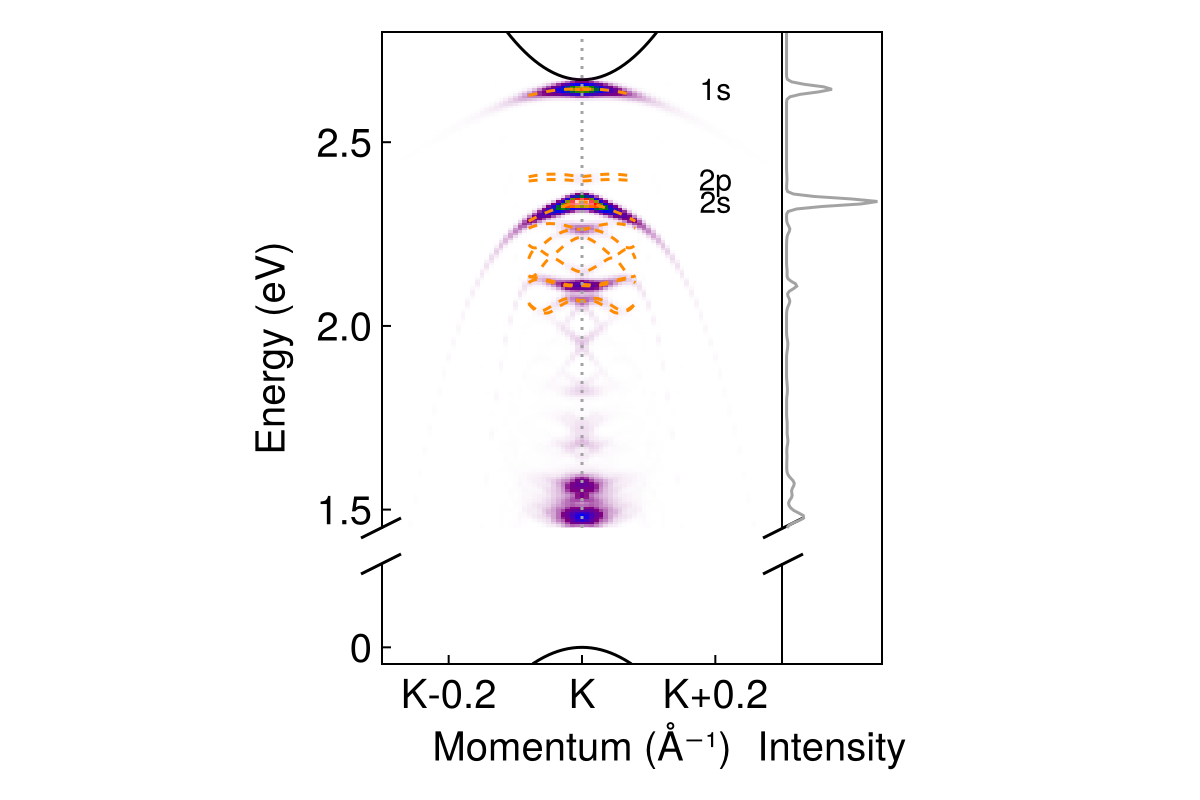

Recreate this plot in Julia.
# Plot the ARPES heatmap;

include("units.jl")
include("qp-bands.jl")
include("broadening.jl")
include("exciton.jl")
include("ehh.jl")
include("wfn.jl")
include("arpes.jl")
include("overlap.jl")
include("exciton-band-gamma.jl")
include("exciton-band-k.jl")
include("bgw-crystal.jl")
using CairoMakie
using LaTeXStrings
using Colors
using Printf

caption_padding = 35

broaden = gaussian_broadening(50fs)
electron_color = :black
hole_color = :black

m_h = 0.21
m_e = 0.37
E_g = 2.67
w_side = 4π / (3 * 3.144817974)
w = SVector{2, Float64}([w_side, 0.0])
trion = Intervalley2DChandraTrion(
    m_h = m_h,
    m_e = m_e,
    w = w,
    E_g = E_g,
    # Binding energy for the ehh trion mode
    # should be E_B = 0.59 = 2.67 - 2.08, 
    # however, here we're using Diana's exciton energy band data, 
    # the lowest exciton frequency at Q = 0 is 2.11 eV (run this script and the first line of console output is this number),
    # and to maintain 2.13 - 2.08 = 0.05 eV difference between the lowest exciton mode and the trion mode,
    # we need to manually shift 0.59 upwards by 2.13 - 2.11 = 0.02 eV.
    E_B = 0.61,
    a = 10.3,
    b = 25.2
)

##########################################
#region Reading BerkeleyGW outputs 

k_K = SVector{3, Float64}(0.333333333333333, 0.3333333333333, 0)
rk, Avck = read_ex_wfc("../../MoS2/MoS2/4-absorption-120-no-sym-gw/eigenvectors.h5", k_K)
k_K_real = read_B("../../MoS2/MoS2/4-absorption-120-no-sym-gw/eigenvectors.h5") * k_K

files_0 = ["finite-Q-0/eigenval_$(i)_likespin_plus_v_new" for i in 0:11]
files_K = ["finite-Q-K/eigenval_$(i)_unlikespin_plus_v_new" for i in 0:13]
Q_list_0 = [
    [0.0,0.0],
    [0.0005,0.0005],
    [0.001,0.001],
    [0.003,0.003],
    [0.005,0.005],
    [0.0075,0.0075],
    [0.01,0.01],
    [0.012,0.012],
    [0.015,0.015],
    [0.02,0.02]
]

Q_list_K = [
    [-0.02, -0.02],
    [-0.015, -0.015],
    [-0.01, -0.01],
    [-0.005, -0.005],
    [-0.003, -0.003],
    [-0.001, -0.001],
    [0.001, 0.001],
    [0.003, 0.003],
    [0.005, 0.005],
    [0.0075, 0.0075],
    [0.01, 0.01],
    [0.012, 0.012],
    [0.015, 0.015],
    [0.02, 0.02]
]

a = read_a("../../MoS2/MoS2/4-absorption-120-no-sym-gw/eigenvectors.h5") * au_in_angstrom
Q_length_list_0 = map(Q_list_0) do Q
    (2 / sqrt(3)) * Q[1] * 2π / a * sqrt(3)
end
Q_length_list_K = map(Q_list_K) do Q
    (2 / sqrt(3)) * Q[1] * 2π / a * sqrt(3) 
end


# Read eigenvalues from a file
function read_eigs(filename)
    eigs = Float64[]
    open(filename, "r") do io
        for line in eachline(io)
            # Skip comment lines
            startswith(line, "#") && continue
            fields = split(strip(line))
            isempty(fields) && continue
            # Parse the first number (eigenvalue column)
            push!(eigs, parse(Float64, fields[1]))
        end
    end
    return eigs
end

# Read all eigenvalue lists
all_eigs_0 = [read_eigs(f) for f in files_0]
all_eigs_K = [read_eigs(f) for f in files_K]

# Ensure all files have the same number of eigenvalues
nfiles = length(all_eigs_0)
neigs = length(all_eigs_0[1])
@assert all(length(e) == neigs for e in all_eigs_0) "Files have inconsistent number of eigenvalues!"

eig_matrix_0 = hcat(all_eigs_0...) 
eig_matrix_K = hcat(all_eigs_K...) 

# Scissor shifts for convergence 
#shift = -0.0546272
shift = 0 # The trion binding energy we use here should be lower than the exciton binding energy, 
# so we have to use slightly unconverged exciton energies.
# This can be solved by obtaining a better estimation of the trion energy
# but I won't bother.
shift_2p_like = 0.0221814
shift_2s_like = 0.0828396

eig_matrix_0 .+= shift
eig_matrix_0[3:6, :] .+= shift_2p_like
eig_matrix_0[7:end, :] .+= shift_2s_like

shift_2p_unlike = 0.0233762
shift_2s_unlike = 0.0746934

eig_matrix_K .+= shift
eig_matrix_K[2:3, :] .+= shift_2p_unlike
eig_matrix_K[2:3, :] .-= (eig_matrix_K[2:3, :] .- eig_matrix_K[2, 1]) * 0.2
eig_matrix_K[4:end, :] .+= shift_2s_unlike

println(minimum(eig_matrix_0[1, :]))
println(minimum(eig_matrix_K[1, :]))

#endregion
############################################

##########################################
#region The linear-parabolic bands

exciton_direct = IntraValley2DExcitonHybrid(
    A = 0.6,
    m_e = 0.37,
    m_h = 0.21,
    α = -0.9,
    β = 4,
    E_g = E_g,
    E_B = 0.71,
)

exciton_K = InterValley2DExcitonHybrid(
    m_e = 0.37,
    m_h = 0.21,
    α = -0.9,
    β = 4,
    E_g = E_g,
    E_B = 0.71,
    w = w
)

# The trion momentum is set to be w
P_ratio = 1.
P = P_ratio * w


# The second lowest mode is bright for K; we need to concentrate on that mode.
Avck_A1s_bright = Avck[:, :, :, 2]
# In Fig. 1bcd in PRL 115, 176801 (2015), 
# we note that the spin up and spin down bands cross with each other:
# in a patch around K, the lowest conduction band is spin up,
# but around it, the lowest conduction band is spin down,
# while the highest valence band is spin up. 
# In our trion two-band model, we expect the conduction and valence bands to have the same spin,
# and this means the conduction band in our two-band model corresponds to 
# c1 near the patch around K and c2 around that patch.
# 
# Therefore, after reading the exciton wave function, 
# we have to reorder the bands. 
# But there is one way to cheat:
# because the lowest optically active exciton mode is quite accurately two-band,
# we can just do the follows:
Avck_A1s_bright = Avck_A1s_bright[1, 1, :] + Avck_A1s_bright[1, 2, :]
Avck_A1s_bright = reshape(Avck_A1s_bright, (1, 1, length(Avck_A1s_bright), 1))
println(size(Avck_A1s_bright))

function fetch_S(Avck::Array{ComplexF64, 4}, iS::Int)
    phase_factor = Avck[:, :, :, 2] ./ abs.(Avck[:, :, :, 2])
    Avck_S = Avck[:, :, :, iS]
    Avck_S = Avck_S[1, 1, :] + Avck_S[1, 2, :]
    A_vck_S = reshape(Avck_S, (1, 1, length(Avck_S), 1)) ./ phase_factor
    A_vck_S ./ (A_vck_S[1] / abs(Avck_S[1]))
end

#endregion 
##########################################

ω_list = LinRange(1.45, 2.8, 200) 
kx_list = LinRange(-0.3, 0.3, 85) 
k1_list = [SA[kx, 0.0] for kx in kx_list]

E_v1_curve = map(k1_list) do k_h
    -E_v1(trion, k_h)
end
E_c1_curve = map(k1_list) do k_e
    E_c1(trion, k_e)
end
E_v2_curve = map(k1_list) do k_h
    -E_v2(trion, k_h)
end
E_c2_curve = map(k1_list) do k_e
    E_c2(trion, k_e)
end

S_list_0 = [1, 2, 3, 4, 5, 6, 7, 8, ]
S_list_K = [1, 2, 3, 4,  ]
#S_list_0 = [1, 2, 3, 4, 5, 6,  ]
#S_list_K = [1, 2, 3, 4, 5, 6, ]
ik_K = argmin(map(i -> norm(rk[:, i]), 1 : size(rk)[2]))
S_list_0_spinor = []
S_list_K_spinor = []
for iS in 1 : 200 # The index is in Avck, i.e. my fully spinor calculation
    # Remove B excitons
    if norm(Avck[1, 1, :, iS] + Avck[1, 2, :, iS]) < 0.8
        continue
    end
    # Remove skin forbidden excitons
    if norm(Avck[1, 1, ik_K, iS]) < norm(Avck[1, 2, ik_K, iS])
        continue
    end

    append!(S_list_K_spinor, iS)
    append!(S_list_0_spinor, iS)
    append!(S_list_0_spinor, iS)
    
    @printf "%3i  %3i  %8.6f   %8.6f   \n" length(S_list_0_spinor) iS eig_matrix_0[length(S_list_0_spinor), 7] (2E_g - trion.E_B - eig_matrix_0[length(S_list_0_spinor), 7])
end
S_list_0 = 1 : length(S_list_0_spinor)
S_list_K = 1 : length(S_list_K_spinor)


A1s_like = fetch_S(Avck, 2)
A2p_like_1 = fetch_S(Avck, 8)
A2p_like_2 = fetch_S(Avck, 6)
A2s_like = fetch_S(Avck, 10)

set_theme!(fontsize=20)

let f = Figure(size=(600, 400))
    Ak1k2 = wfn(trion)
    Akω_total = trion_ARPES_eeh(trion, P, Ak1k2, Homogeneous2DExciton, 
        [
            #IntraValley2DExcitonHybridLow(exciton_direct),
            #IntraValley2DExcitonHybridHigh(exciton_direct),
            (map(S_list_0) do iS
                Homogeneous2DExciton(Q_length_list_0, eig_matrix_0[iS, eachindex(Q_length_list_0)])
            end)...,
            #Homogeneous2DExciton(Q_length_list_0, eig_matrix_0[4, eachindex(Q_length_list_0)]),
            #exciton_K
            map(S_list_K) do iS
                Homogeneous2DExciton(Q_length_list_K, eig_matrix_K[iS, eachindex(Q_length_list_K)], shift=w)
            end...,
        ], 
        # Note that we should NOT use the K momentum from the BGW run and convert it into Cartesian coordinates,
        # because it's in 1/au and not 1/Å. 
        [
            # There should be a 1/2 factor for the first two wave functions,
            # because the lowest K and K' excitons are hybridized and the form of the resulting wave function 
            # has been analytically found in https://journals.aps.org/prl/pdf/10.1103/PhysRevLett.115.176801.
            # Still, we expect similar hybridization to happen in higher states,
            # where we don't really know the coefficients.
            # Therefore we just omit the 1/2 factor to avoid introducing non physical intensity difference
            # between the low and high excitons.
            (map(S_list_0_spinor) do iS
                fetch_S(Avck, iS) / sqrt(2)
            end)...,
            (map(S_list_K_spinor) do iS
                fetch_S(Avck, iS)
            end)...,
        ], [
            #rk, 
            #rk, 
            fill(rk, length(S_list_0))..., 
            fill(rk .+ [w_side, 0, 0], length(S_list_K))...,
        ], 
        k1_list, ω_list, broaden)

    ax1 = Axis(f[1, 1], 
        xlabel="Momentum (Å⁻¹)",
        #yticks=([2.5, 2.7, E_g], ["2.5", "2.7", "CBM"]),
        yticks=([1.5, 2.0, 2.5, 3.0]),
        xtickalign = 1.0,
        ytickalign = 1.0,
    )
    xlims!(ax1, (minimum(kx_list), maximum(kx_list)))
    #colsize!(f.layout, 1, Aspect(1, 1))
    
    lines!(ax1, kx_list, E_c1_curve, color=electron_color)
    lines!(ax1, kx_list, E_c2_curve, color=electron_color)

    heatmap!(ax1, kx_list, ω_list, Akω_total, colormap=arpes_colormap(transparency_gradience))

    kx_list_0 = LinRange(w_side-0.08, w_side+0.08, 100)
    for S in 1:11
        ex = Homogeneous2DExciton(Q_length_list_0, eig_matrix_0[S, eachindex(Q_length_list_0)])
        lines!(ax1, kx_list_0, map(kx_list_0) do kx
            E_trion_eeh(trion, P) - E_exciton(ex, (P - @SVector [kx, 0]))
        end, color = colorant"darkorange", linestyle=:dash)
    end
    kx_list_K = LinRange(-0.08, 0.08, 100)
    for S in 1:12
        ex = Homogeneous2DExciton(Q_length_list_K, eig_matrix_K[S, eachindex(Q_length_list_K)], shift=w)
        lines!(ax1, kx_list_K, map(kx_list_K) do kx
            E_trion_eeh(trion, P) - E_exciton(ex, (P - @SVector [kx, 0]))
        end, color = colorant"darkorange", linestyle=:dash)
    end

    ylims!(ax1, (minimum(ω_list), maximum(ω_list)))
    hidedecorations!(ax1, ticklabels = false, ticks = false, label=false)
    hidexdecorations!(ax1)
    hidespines!(ax1, :b)
    vlines!(ax1, 0, linestyle=:dot, color=colorant"gray64")

    text!(ax1, maximum(kx_list) - 0.1, 2E_g - trion.E_B - minimum(eig_matrix_K[1, :]), text="1s", align = (:center, :center), fontsize=15)
    text!(ax1, maximum(kx_list) - 0.1, 2E_g - trion.E_B - minimum(eig_matrix_K[3, :]), text="2p", align = (:center, :center), fontsize=15)
    text!(ax1, maximum(kx_list) - 0.1, 2E_g - trion.E_B - minimum(eig_matrix_K[4, :]), text="2s", align = (:center, :center), fontsize=15)
    
    ax2 = Axis(f[2, 1],
        xlabel="Momentum (Å⁻¹)",
        xticks=([-0.2, 0.0, 0.2, w_side], ["K-0.2", "K", "K+0.2", "K'"]),
        #yticks=([0], ["VBM"]),
        yticks=([0], ["0"]),
        xtickalign = 1.0,
        ytickalign = 1.0,
    )
    lines!(ax2, kx_list, E_v1_curve, color=hole_color)
    lines!(ax2, kx_list, E_v2_curve, color=hole_color)
    xlims!(ax2, (minimum(kx_list), maximum(kx_list)))
    ax2_ylim = (-0.1, 0.5)
    ylims!(ax2, ax2_ylim)
    hidedecorations!(ax2, ticklabels = false, ticks = false, label=false)
    hidespines!(ax2, :t)

    Label(f[1:2, 1, Left()], "Energy (eV)", tellwidth=false, tellheight=false, rotation=π/2, padding=(0, 80, 0, 0))


    ax3 = Axis(f[1:2, 2])
    ik_0 = argmin(abs.(kx_list))
    hidedecorations!(ax3)
    hidespines!(ax3, :l)

    colgap!(f.layout, 0)
    
    colsize!(f.layout, 1, Fixed(200))
    rowsize!(f.layout, 2, 50)
    colsize!(f.layout, 2, 50)
    
    x_left = ax1.elements[:xoppositeline][1][][1][1]
    x_right = ax1.elements[:xoppositeline][1][][2][1]
    y_top = ax1.elements[:xoppositeline][1][][1][2]
    y_bottom = ax1.elements[:xgridlines][1][][1][2]
    ax1_height = y_top - y_bottom
    
    x_left = ax3.elements[:xoppositeline][1][][1][1]
    x_right = ax3.elements[:xoppositeline][1][][2][1]
    y_top = ax3.elements[:xoppositeline][1][][1][2]
    y_bottom = ax3.elements[:xgridlines][1][][1][2]
    ax3_height = y_top - y_bottom

    ylims!(ax3, (maximum(ω_list) - (maximum(ω_list) - minimum(ω_list)) * ax3_height / ax1_height, maximum(ω_list)))

    lines!(ax3, Akω_total[ik_0, :], ω_list, color = colorant"gray64")

    x_left = ax2.elements[:xoppositeline][1][][1][1]
    x_right = ax2.elements[:xoppositeline][1][][2][1]
    y_top = ax2.elements[:xoppositeline][1][][1][2]
    y_bottom = ax2.elements[:xgridlines][1][][1][2]
    lines!(f.scene, [x_left - 10, x_left + 10], [y_top - 5, y_top + 5], color=:black)
    lines!(f.scene, [x_right - 10, x_right + 10], [y_top - 5, y_top + 5], color=:black)
    h_shift = ax1.elements[:xgridlines][1][][1][2] - ax2.elements[:xoppositeline][1][][1][2]
    lines!(f.scene, [x_left - 10, x_left + 10], [y_top - 5 + h_shift, y_top + 5 + h_shift], color=:black)
    lines!(f.scene, [x_right - 10, x_right + 10], [y_top - 5 + h_shift, y_top + 5 + h_shift], color=:black)

    Label(f[2, 2, Bottom()], "Intensity", padding=(0, 0, 0, 30), tellwidth=false, tellheight=false,)

    save("eeh-heatmap-prototype-discrete-final-zoom-in-display-fold-linecut-K-lots-of-bands.png", f)

    f
end

